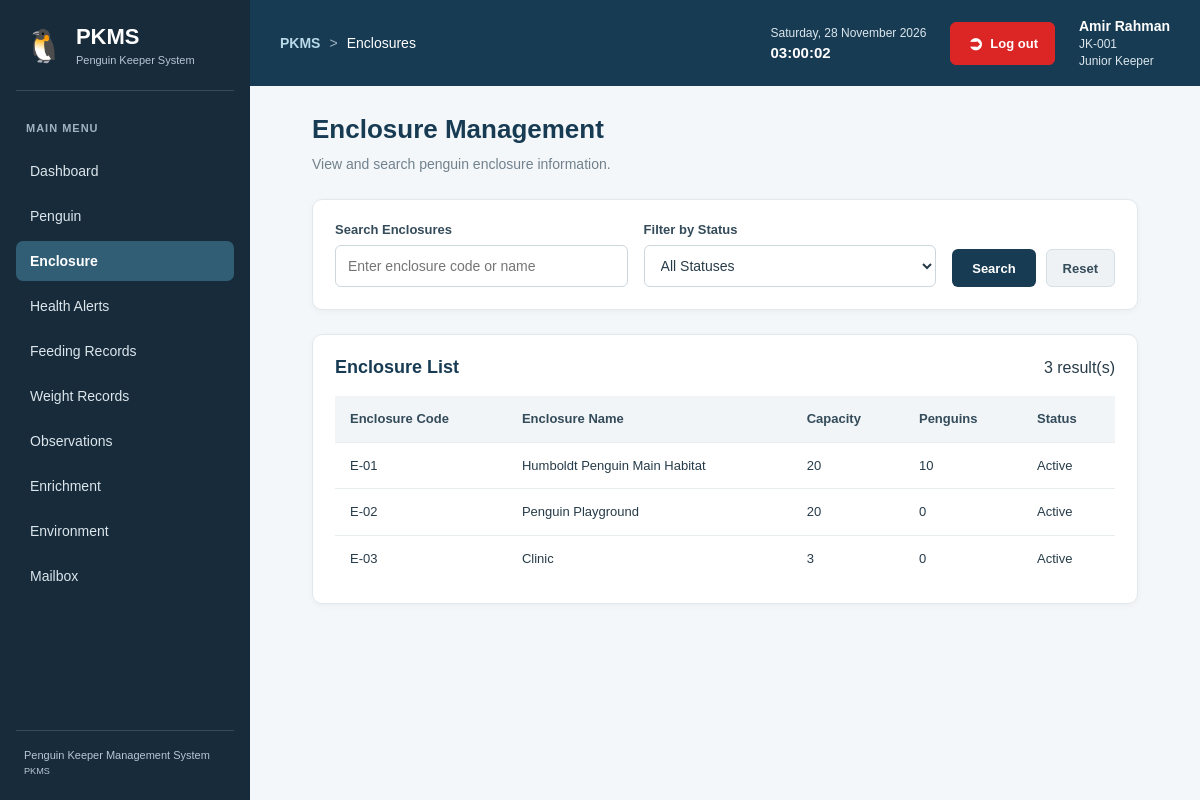
The app's page /modules/enclosures/index.php (signed in) with its own data.
### tables this page shows
CREATE TABLE `enclosures` (
  `enclosure_id` int(11) NOT NULL,
  `enclosure_code` varchar(20) NOT NULL,
  `enclosure_name` varchar(100) NOT NULL,
  `capacity` int(11) NOT NULL,
  `status` enum('Active','Maintenance') DEFAULT 'Active',
  `notes` text DEFAULT NULL,
  `created_at` datetime DEFAULT current_timestamp(),
  `archived_at` datetime DEFAULT NULL,
  `archived_by` int(11) DEFAULT NULL
);

### modules/enclosures/index.php (the view, shortened to what this page needs)
<?php
require_once __DIR__ . '/../../includes/auth.php';
$search = trim($_GET['search'] ?? '');
$showArchived = (
    $_SESSION['role'] === 'Senior Keeper' &&
    ($_GET['show_archived'] ?? '') === '1'
);
$enclosures = [];
$pageError = false;
try {
    $sql = "
        SELECT
            e.enclosure_id,
            e.enclosure_code,
            e.enclosure_name,
            e.capacity,
            e.status,
            e.notes,
            e.archived_at,
            e.archived_by,
            COUNT(p.penguin_id) AS penguin_count
        FROM enclosures e
        LEFT JOIN penguins p
            ON p.enclosure_id = e.enclosure_id
            AND p.archived_at IS NULL
        WHERE 1 = 1
    ";
    $sql .= $showArchived
        ? " AND e.archived_at IS NOT NULL"
        : " AND e.archived_at IS NULL";
    $params = [];
    $sql .= "
        GROUP BY
            e.enclosure_id,
            e.enclosure_code,
            e.enclosure_name,
            e.capacity,
            e.status,
            e.notes,
            e.archived_at,
            e.archived_by
        ORDER BY e.enclosure_code ASC
    ";
    $stmt = $pdo->prepare($sql);
    $stmt->execute($params);
    $enclosures = $stmt->fetchAll();
} catch (PDOException $e) {
    error_log("Enclosure listing error: " . $e->getMessage());
    $pageError = true;
}
?>
<!DOCTYPE html>
<html lang="en">
<head>
    <link rel="stylesheet" href="/penguin_keeper_management/assets/css/style.css">
</head>
<body>
<div class="app-layout">
    <?php include __DIR__ . '/../../includes/sidebar.php'; ?>
    <main class="main-content">
        <?php
        include __DIR__ . '/../../includes/topbar.php';
        ?>
        <div class="page-content">
            <div class="page-header">
                <div>
                    <h1>Enclosure Management</h1>
                    <p>View and search penguin enclosure information.</p>
                </div>
            </div>
            <section class="search-panel">
                <form method="GET" action="index.php" class="search-form">
                    <div class="form-group">
                        <label for="search">Search Enclosures</label>
                        <input
                            type="text"
                            id="search"
                            name="search"
                            placeholder="Enter enclosure code or name"
                            value="<?= htmlspecialchars($search) ?>"
                        >
                    </div>
                    <div class="form-group">
                        <label for="status">Filter by Status</label>
                        <select id="status" name="status">
                            <option value="">All Statuses</option>
                        </select>
                    </div>
                    <div class="search-actions">
                        <button type="submit" class="btn-primary">
                            Search
                        </button>
                        <a href="index.php" class="btn-secondary">
                            Reset
                        </a>
                    </div>
                </form>
            </section>
            <section class="table-section">
                <div class="table-header">
                    <h2>Enclosure List</h2>
                    <span>
                        <?= count($enclosures) ?>
                        result(s)
                    </span>
                </div>
                <?php if ($pageError): ?>
                    <p class="error-message">
                        Unable to load enclosure information. Please try again.
                    </p>
                <?php elseif (empty($enclosures)): ?>
                    <p class="empty-message">
                        No enclosures found.
                    </p>
                <?php else: ?>
                    <div class="table-responsive">
                        <table class="data-table">
                            <thead>
                                <tr>
                                    <th>Enclosure Code</th>
                                    <th>Enclosure Name</th>
                                    <th>Capacity</th>
                                    <th>Penguins</th>
                                    <th>Status</th>
                                </tr>
                            </thead>
                            <tbody>
                                <?php foreach ($enclosures as $enclosure): ?>
                                    <tr>
                                        <td>
                                            <?= htmlspecialchars($enclosure['enclosure_code']) ?>
                                        </td>
                                        <td>
                                            <?= htmlspecialchars($enclosure['enclosure_name']) ?>
                                        </td>
                                        <td>
                                            <?= (int) $enclosure['capacity'] ?>
                                        </td>
                                        <td>
                                            <?= (int) $enclosure['penguin_count'] ?>
                                        </td>
                                        <td>
                                            <span class="status-badge">
                                                <?= htmlspecialchars($enclosure['status']) ?>
                                            </span>
                                        </td>
                                    </tr>
                                <?php endforeach; ?>
                            </tbody>
                        </table>
                    </div>
                <?php endif; ?>
            </section>
        </div>
    </main>
</div>
</body>
</html>

### assets/css/style.css (style rules this page uses)
.app-layout { display: flex; min-height: 100vh; width: 100%; }
.main-content { flex: 1; width: auto; max-width: none; margin: 0; padding: 30px; background: #f1f5f9; box-sizing: border-box; }
.main-content button { background: #dc2626; color: white; border: none; padding: 11px 20px; border-radius: 5px; cursor: pointer; }
.app-layout { display: flex; min-height: 100vh; }
.main-content { flex: 1; min-width: 0; padding: 30px; background-color: #f4f7f9; }
.search-actions { display: flex; align-items: center; gap: 12px; }
.search-actions button { padding: 11px 20px; border: none; border-radius: 6px; background-color: #173b53; color: #ffffff; cursor: pointer; }
* { box-sizing: border-box; }
body { margin: 0; font-family: Arial, Helvetica, sans-serif; color: #263b49; background: #f1f5f9; }
a { transition: color 0.2s ease, background-color 0.2s ease; }
.page-content { width: 100%; max-width: 1500px; margin: 0 auto; padding: 28px 32px; }
.page-header { display: flex; justify-content: space-between; align-items: center; flex-wrap: wrap; gap: 16px; margin-bottom: 24px; }
.page-header h1 { margin: 0 0 8px; color: #173b53; font-size: 26px; }
.page-header p { margin: 0; color: #71818d; font-size: 14px; line-height: 1.6; }
.table-section, .search-panel, .content-card { background: #ffffff; border: 1px solid #e1e8ed; border-radius: 10px; padding: 22px; margin-bottom: 24px; box-shadow: 0 2px 6px rgba(0, 0, 0, 0.035); }
.table-header, .section-header { display: flex; justify-content: space-between; align-items: center; flex-wrap: wrap; gap: 12px; margin-bottom: 18px; }
.table-header h2, .search-panel h2, .section-header h2 { margin: 0; color: #173b53; font-size: 18px; }
.search-form { display: flex; align-items: flex-end; flex-wrap: wrap; gap: 16px; }
.form-group { display: flex; flex-direction: column; gap: 8px; flex: 1; min-width: 170px; }
.form-group label { color: #344b5a; font-size: 13px; font-weight: 600; }
.form-group input, .form-group select, .form-group textarea { width: 100%; min-height: 42px; padding: 10px 12px; border: 1px solid #ccd6dd; border-radius: 6px; background: #ffffff; color: #263b49; font-family: inherit; font-size: 14px; }
.search-actions { display: flex; align-items: center; flex-wrap: wrap; gap: 10px; }
.btn-primary, .btn-secondary, .btn-danger, .btn-success { display: inline-flex; justify-content: center; align-items: center; min-height: 38px; padding: 9px 16px; border: 1px solid transparent; border-radius: 6px; text-decoration: none; font-family: inherit; font-size: 13px; font-weight: 600; cursor: pointer; transition: background-color 0.2s ease; }
.main-content .btn-primary { background: #173b53; color: #ffffff; }
.main-content .btn-secondary { background: #eef2f5; border-color: #d5dfe5; color: #344b5a; }
.table-responsive { width: 100%; overflow-x: auto; }
.data-table { width: 100%; min-width: 650px; border-collapse: collapse; background: #ffffff; }
.data-table th, .data-table td { padding: 13px 15px; border-bottom: 1px solid #e8edf0; text-align: left; vertical-align: middle; font-size: 13px; line-height: 1.5; }
.data-table th { background: #f1f5f8; color: #344b5a; font-weight: 700; white-space: nowrap; }
.data-table tbody tr:last-child td { border-bottom: none; }

### records on screen
enclosures: enclosure_code "E-01", enclosure_name "Humboldt Penguin Main Habitat", capacity "20", penguin_count "10", status "Active"
enclosures: enclosure_code "E-02", enclosure_name "Penguin Playground", capacity "20", penguin_count "0", status "Active"
enclosures: enclosure_code "E-03", enclosure_name "Clinic", capacity "3", penguin_count "0", status "Active"

### other values on screen
$item['label'] "Dashboard"
$item['label'] "Penguin"
$item['label'] "Enclosure"
$item['label'] "Health Alerts"
$item['label'] "Feeding Records"
$item['label'] "Weight Records"
$item['label'] "Observations"
$item['label'] "Enrichment"
$item['label'] "Environment"
$item['label'] "Mailbox"
$crumb "Enclosures"
$_SESSION['full_name'] "Amir Rahman"
$_SESSION['staff_code'] "JK-001"
$_SESSION['role'] "Junior Keeper"
count($enclosures) "3"
